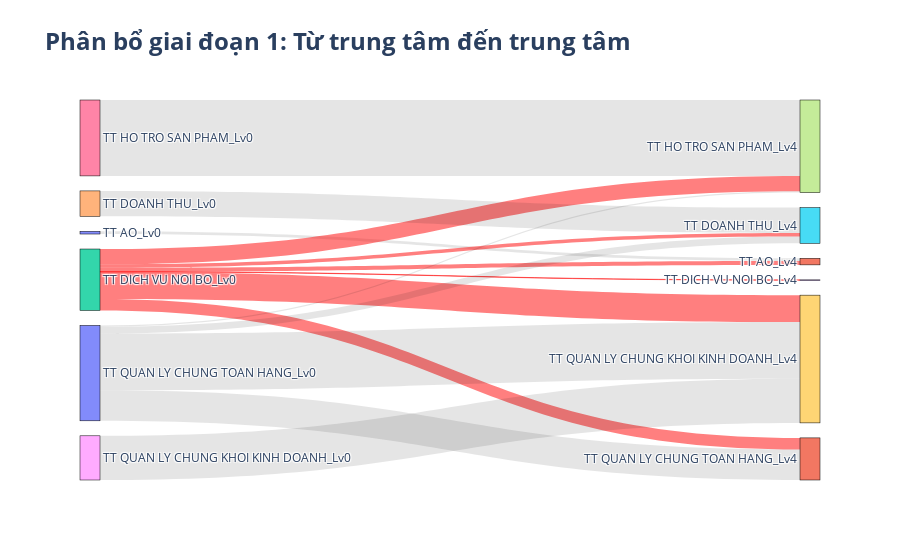

The code cell stored with this chart in its notebook:
### Code cell
map_df = pd.read_csv('map.csv')
trans_df = pd.read_csv('sample data lv pk.csv')[['Lv0', 'Lv1', 'Lv2', 'Lv3', 'Lv4', 'Size']]

map_name = map_df.set_index('ORG_UNIT_ID')['LEVEL_02_NAME'].to_dict()

map_columns = ['Lv0', 'Lv1', 'Lv2', 'Lv3', 'Lv4']
mapped_columns = [ col + '_mapped' for col in map_columns]
for i, j in zip(map_columns, mapped_columns):
    trans_df[j] = trans_df[i].map(map_name)
    trans_df[j] = trans_df[j] + '_' + i

def sankey_graph(data, mapped_columns, highlighted_nodes, title):
    data[mapped_columns] = data[mapped_columns].astype(str)

    # Function to create a mapping of each unique step to a unique integer
    def create_node_mapping(data, columns):
        unique_nodes = set()
        for col in columns:
            unique_nodes.update(data[col].unique())
        return {node: i for i, node in enumerate(sorted(unique_nodes))}

    # Create the node mapping
    node_mapping = create_node_mapping(data, mapped_columns)

    # Prepare source, target, and value lists for the Sankey diagram
    sources = []
    targets = []
    values = []
    colors = []  # For link colors

    highlight_color = 'rgba(255, 0, 0, 0.5)'  # Highlight color for the paths leading to the highlighted node
    default_color = 'rgba(0, 0, 0, 0.1)'  # Default color for other paths

    # Function to check if a row includes the highlighted node
    def row_includes_highlighted_node(row, highlighted_nodes):
        return any(target in row[mapped_columns].values for target in highlighted_nodes)
        # return highlighted_node in row[mapped_columns].values
    
    # Populate source, target, values, and colors
    for _, row in data.iterrows():
        
        row_highlighted = row_includes_highlighted_node(row, highlighted_nodes)
        
        for i in range(len(mapped_columns) - 1):
            source = node_mapping[row[mapped_columns[i]]]
            target = node_mapping[row[mapped_columns[i + 1]]]
            value = row['Size']
            sources.append(source)
            targets.append(target)
            values.append(value)
            colors.append(highlight_color if row_highlighted else default_color)

    # Create the Sankey diagram
    fig = go.Figure(data=[go.Sankey(
        node=dict(
            pad=15,
            thickness=20,
            line=dict(color="black", width=0.5),
            label=list(node_mapping.keys())
        ),
        link=dict(
            source=sources,
            target=targets,
            value=values,
            color=colors  # Add custom colors
        )
    )])

    fig.update_layout(title_text= title,  # Bold title text
                    title_font_size=24)
    fig.update_layout(xaxis_visible=False, xaxis_showticklabels=False,
                        yaxis_visible=False, yaxis_showticklabels=False)
    return fig

highlighted_nodes = ['TT DICH VU NOI BO_Lv0', 'TT QUAN LY CHUNG TOAN HANG_Lv3']
#highlighted_nodes = []
selected_columns = ['Lv0_mapped', 'Lv4_mapped']
data = trans_df.groupby(selected_columns)['Size'].sum().reset_index()   
fig = sankey_graph(data, selected_columns, highlighted_nodes, title= "<b>Phân bổ giai đoạn 1: Từ trung tâm đến trung tâm</b>")

highlighted_nodes = []
def calculate_distribution(data, highlighted_nodes):
    if len(highlighted_nodes) == 0:
        return None

    def calculate_percentage(df, level_column, size_column):
        grouped_df = df[[level_column, size_column]].groupby(level_column)[size_column].sum().reset_index()
        total_size = grouped_df[size_column].sum()
        grouped_df[f'Percentage_{level_column[2]}'] = grouped_df[size_column] / total_size 
        return grouped_df.drop(size_column, axis=1)
    
    values_to_filter = highlighted_nodes
    filtered_df = data[data.isin(values_to_filter).any(axis=1)]
    filtered_columns = filtered_df.columns
    filtered_columns = filtered_columns.drop('Size')
    for col in filtered_columns:
        filtered_df[col] = filtered_df[col].str[:-4]

    

    results = []
    for col in filtered_columns:
        result = calculate_percentage(filtered_df, col, 'Size')
        results.append(result)

    final_result = pd.concat(results, axis=1)

    return final_result

dist_result = calculate_distribution(data, highlighted_nodes)
print(dist_result)
fig

### Figure 1 — Plotly figure (JSON) as saved in the notebook; plotly's stock layout.template omitted (floating-point values rounded to 4 significant figures)
{"data": [{"link": {"color": ["rgba(0, 0, 0, 0.1)", "rgba(255, 0, 0, 0.5)", "rgba(255, 0, 0, 0.5)", "rgba(255, 0, 0, 0.5)", "rgba(255, 0, 0, 0.5)", "rgba(255, 0, 0, 0.5)", "rgba(255, 0, 0, 0.5)", "rgba(0, 0, 0, 0.1)", "rgba(0, 0, 0, 0.1)", "rgba(0, 0, 0, 0.1)", "rgba(0, 0, 0, 0.1)", "rgba(0, 0, 0, 0.1)", "rgba(0, 0, 0, 0.1)", "rgba(0, 0, 0, 0.1)"], "source": [0, 2, 2, 2, 2, 2, 2, 4, 6, 8, 10, 10, 10, 10], "target": [1, 1, 3, 5, 7, 9, 11, 5, 7, 9, 5, 7, 9, 11], "value": [2273620505, 3251548871, 226827743, 2907039599, 12920030327, 22712969496, 9739095669, 21419082170, 63973668698, 37242992289, 5759161204, 1168948436, 47706887989, 25748505643]}, "node": {"label": ["TT AO_Lv0", "TT AO_Lv4", "TT DICH VU NOI BO_Lv0", "TT DICH VU NOI BO_Lv4", "TT DOANH THU_Lv0", "TT DOANH THU_Lv4", "TT HO TRO SAN PHAM_Lv0", "TT HO TRO SAN PHAM_Lv4", "TT QUAN LY CHUNG KHOI KINH DOANH_Lv0", "TT QUAN LY CHUNG KHOI KINH DOANH_Lv4", "TT QUAN LY CHUNG TOAN HANG_Lv0", "TT QUAN LY CHUNG TOAN HANG_Lv4"], "line": {"color": "black", "width": 0.5}, "pad": 15, "thickness": 20}, "type": "sankey"}], "layout": {"title": {"font": {"size": 24}, "text": "<b>Phân bổ giai đoạn 1: Từ trung tâm đến trung tâm</b>"}, "xaxis": {"showticklabels": false, "visible": false}, "yaxis": {"showticklabels": false, "visible": false}}}
